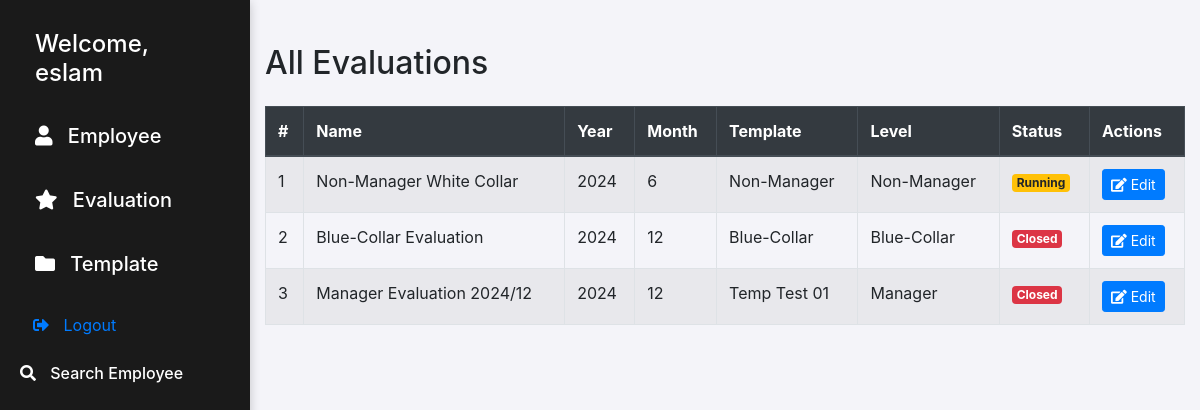
The page /evaluations/ (signed in) on the database as committed earlier.
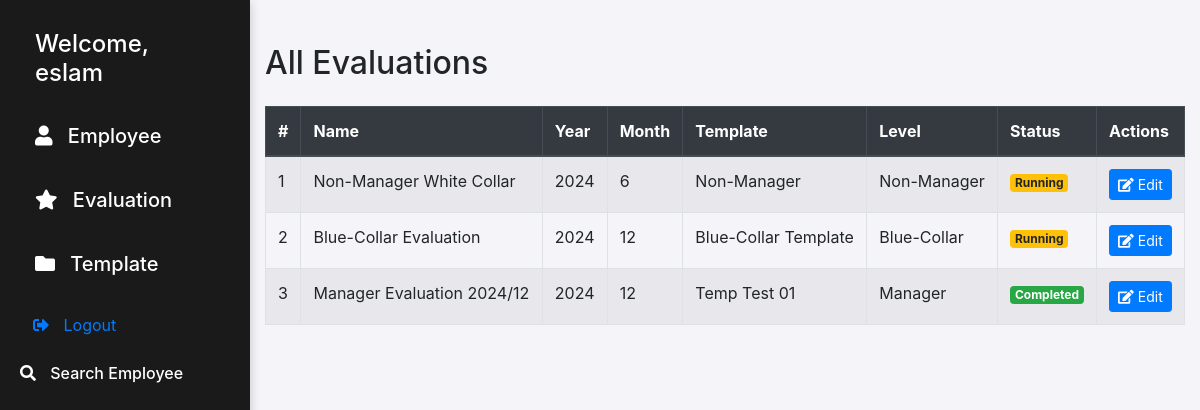
The same page on the database as committed later.
### pms/models.py (models this page shows, shortened)
class Evaluation(models.Model):
    status_choices = [
        ('running', 'Running'),
        ('Completed', 'Completed'),
        ('closed', 'Closed')
    ]
    name = models.CharField(max_length=100)
    year = models.PositiveSmallIntegerField()
    month = models.PositiveIntegerField()
    template = models.ForeignKey(Template, on_delete=models.CASCADE)
    level = models.ForeignKey(Level, on_delete=models.CASCADE)
    status = models.CharField(max_length=10, choices=status_choices, default='running')
    evaluator = models.ForeignKey(User, on_delete=models.CASCADE)

class Template(models.Model):
    name = models.CharField(max_length=100)
    weight = models.PositiveSmallIntegerField()
    level = models.ForeignKey(Level, on_delete=models.CASCADE)

class Level(models.Model):
    name  = models.CharField(max_length=50)

### pms/views.py (the view)
# urls.py: path('evaluations/', EvaluationListVieww.as_view(), name='list_evaluation'),
class EvaluationListVieww(ListView):
    model = Evaluation
    template_name = 'pms/list_evalautions.html'
    context_object_name = 'evaluations'

### templates/pms/list_evalautions.html (shortened to what this page needs)
{% extends 'pms/base.html' %}
{% block body %}
{% if user.is_staff %}
<div class="container my-4">
    <h2 class="mb-4">All Evaluations</h2>
    <div class="table-responsive">
        <table class="table table-striped table-hover table-bordered">
            <thead class="thead-dark">
                <tr>
                    <th>#</th>
                    <th>Name</th>
                    <th>Year</th>
                    <th>Month</th>
                    <th>Template</th>
                    <th>Level</th>
                    <th>Status</th>
                    <th>Actions</th>
                </tr>
            </thead>
            <tbody>
                {% for evaluation in evaluations %}
                <tr>
                    <td>{{ forloop.counter }}</td>
                    <td>{{ evaluation.name }}</td>
                    <td>{{ evaluation.year }}</td>
                    <td>{{ evaluation.month }}</td>
                    <td>{{ evaluation.template.name }}</td>
                    <td>{{ evaluation.level.name }}</td>
                    <td>
                        {% if evaluation.status == 'running' %}
                            <span class="badge badge-warning">{{ evaluation.status|capfirst }}</span>
                        {% elif evaluation.status == 'closed' %}
                            <span class="badge badge-danger">{{ evaluation.status|capfirst }}</span>
                        {% elif evaluation.status == 'Completed' %}
                            <span class="badge badge-success">{{ evaluation.status|capfirst }}</span>
                        {% endif %}
                    </td>
                    <td>
                        <a href="{% url 'edit_evaluation' evaluation.pk %}" class="btn btn-sm btn-primary">
                            <i class="fas fa-edit"></i> Edit
                        </a>
                    </td>
                </tr>
                {% empty %}
                <tr>
                    <td colspan="8" class="text-center">No evaluations available.</td>
                </tr>
                {% endfor %}
            </tbody>
        </table>
    </div>
</div>
{% endif %}
{% endblock %}

### templates/pms/base.html (shortened to what this page needs)
<!DOCTYPE html>
<html lang="en">
<head>
    <link href="https://stackpath.bootstrapcdn.com/bootstrap/4.5.2/css/bootstrap.min.css" rel="stylesheet">
    <link rel="stylesheet" href="https://cdnjs.cloudflare.com/ajax/libs/font-awesome/5.15.3/css/all.min.css">
</head>
<body>
{% if request.path != '/login/' %}
<div class="sidebar">
    {% if user.is_authenticated %}
    <h4>Welcome, {{ user }}</h4>
    <div class="section">
        <h5 class="mt-3" data-toggle="collapse" data-target="#employee">
            <i class="fas fa-user icon"></i> Employee
        </h5>
    </div>
    <div class="section">
        <h5 class="mt-3" data-toggle="collapse" data-target="#evaluation">
            <i class="fas fa-star icon"></i> Evaluation
        </h5>
    </div>
    <div class="section">
        <h5 class="mt-3" data-toggle="collapse" data-target="#template">
            <i class="fas fa-folder icon"></i> Template
        </h5>
    </div>
    <div class="section mt-3">
        <form action="{% url 'logout' %}" method="post" class="d-inline">
            <button type="submit" class="sidebar-link btn btn-link">
                <i class="fas fa-sign-out-alt icon"></i> Logout
            </button>
        </form>
    </div>
    {% endif %}
    {% endif %}
<div class="section mt-3">
    <h6 class="mt-3" data-toggle="collapse" data-target="#search_employee">
        <i class="fas fa-search icon"></i> Search Employee
</div>
</div>
{% block body %}
{% endblock %}
</body>
</html>

### templates/pms/base.html (style rules this page uses)
body { background-color: #f4f4f9; margin-left: 250px; }
.sidebar { height: 100vh; padding: 20px; background-color: #1a1a1a; color: #ffffff; position: fixed; top: 0; left: 0; width: 250px; box-shadow: 0 2px 10px rgba(0, 0, 0, 0.2); transition: width 0.3s; }
.sidebar h4, .sidebar h5 { color: #ffffff; cursor: pointer; transition: background-color 0.3s, padding-left 0.3s ease-in-out; padding: 10px 15px; margin: 0; }
.icon { margin-right: 10px; }
.section { margin-bottom: 20px; }
.container { padding-top: 20px; }

Rows that differ between the two databases and show on the page:
changed Evaluation "Blue-Collar Evaluation": template.name "Blue-Collar" → "Blue-Collar Template"; status "Closed" → "Running"
changed Evaluation "Temp Test 01": status "Closed" → "Completed"
